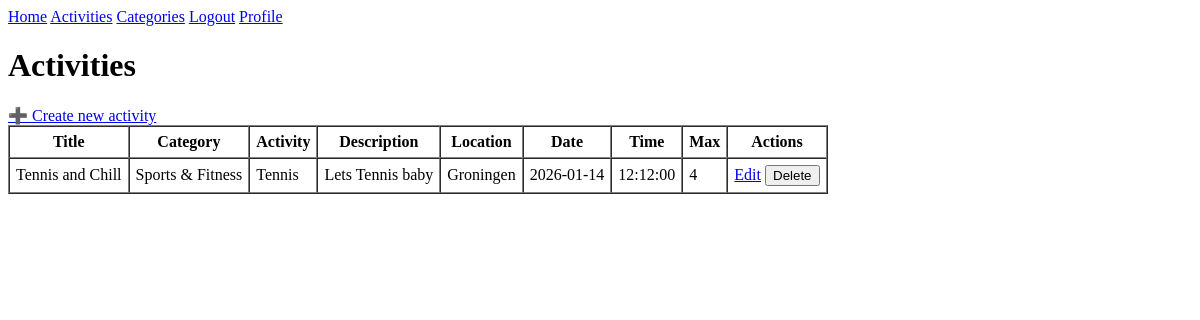
Page /activities (signed in) on the earlier database version.
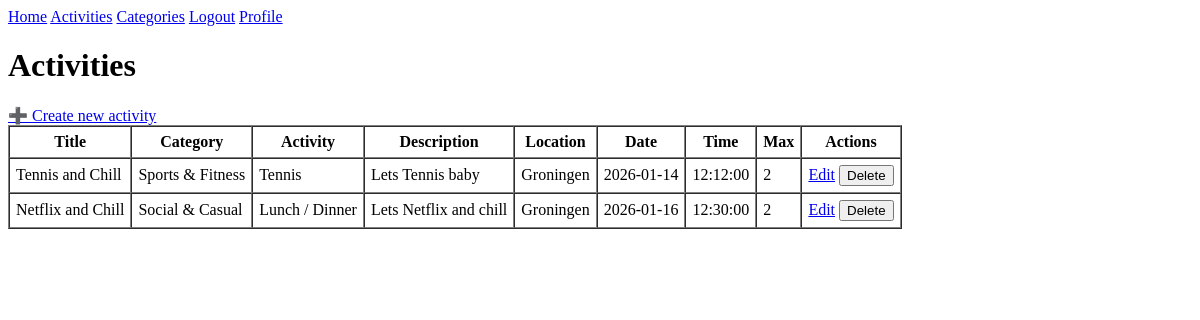
Same page on the later database version.
### app/models.py (models this page shows, shortened)
class Activity(db.Model):
    __tablename__ = 'activities'
    id = db.Column(db.Integer, primary_key=True)
    title = db.Column(db.String(200), nullable=False)
    description = db.Column(db.Text)
    location = db.Column(db.String(255), nullable=False)
    activity_date = db.Column(db.Date, nullable=False)
    activity_time = db.Column(db.Time, nullable=False)
    max_participants = db.Column(db.Integer, default=10)
    creator_id = db.Column(db.Integer, db.ForeignKey('users.id'), nullable=False)
    category_id = db.Column(db.Integer, db.ForeignKey('categories.id'), nullable=False)
    activity_type_id = db.Column(db.Integer, db.ForeignKey('activity_types.id'), nullable=False)
    created_at = db.Column(db.DateTime, default=datetime.now(timezone.utc))
    updated_at = db.Column(db.DateTime, default=datetime.now(timezone.utc), onupdate=datetime.now(timezone.utc))
    def get_category(self):
        return Category.query.get(self.category_id)
    def get_activity_type(self):
        return ActivityType.query.get(self.activity_type_id)

class Category(db.Model):
    __tablename__ = 'categories'
    id = db.Column(db.Integer, primary_key=True)
    name = db.Column(db.String(100), unique=True, nullable=False)
    description = db.Column(db.Text)
    created_at = db.Column(db.DateTime, default=datetime.now(timezone.utc))
    activity_types = db.relationship('ActivityType', backref='category', lazy='dynamic')

class ActivityType(db.Model):
    __tablename__ = 'activity_types'
    id = db.Column(db.Integer, primary_key=True)
    name = db.Column(db.String(100), nullable=False)
    category_id = db.Column(db.Integer, db.ForeignKey('categories.id'), nullable=False)
    created_at = db.Column(db.DateTime, default=datetime.now(timezone.utc))
    __table_args__ = (
        db.UniqueConstraint('name', 'category_id', name='unique_type_per_category'),
    )

### app/routes.py (the view)
@app.route("/activities")
@login_required
def activities():
    activities = Activity.query.all()
    return render_template("activities.html", activities=activities)

### app/models.py (called while the page is built)
@login.user_loader
def load_user(id):
    return db.session.get(Users, int(id))

### app/templates/activities.html
{% extends "base.html" %}
{% block content %}
<h1>Activities</h1>
<a href="{{ url_for('create_activity') }}">➕ Create new activity</a>
{% if activities %}
<table border="1" cellpadding="6" cellspacing="0">
    <thead>
        <tr>
            <th>Title</th>
            <th>Category</th>
            <th>Activity</th>
            <th>Description</th>
            <th>Location</th>
            <th>Date</th>
            <th>Time</th>
            <th>Max</th>
            <th>Actions</th>
        </tr>
    </thead>
    <tbody>
        {% for activity in activities %}
        <tr>
            <td>{{ activity.title }}</td>
            <td>{{ activity.get_category().name if activity.get_category() else "-" }}</td>
            <td>{{ activity.get_activity_type().name if activity.get_activity_type() else "-" }}</td>
            <td>{{ activity.description}}</td>
            <td>{{ activity.location }}</td>
            <td>{{ activity.activity_date }}</td>
            <td>{{ activity.activity_time }}</td>
            <td>{{ activity.max_participants }}</td>
            <td>
                <a href="{{ url_for('edit_activity', id=activity.id) }}">Edit</a>
                <form method="POST"
                      action="{{ url_for('delete_activity', id=activity.id) }}"
                      style="display:inline;">
                    <button type="submit">Delete</button>
                </form>
            </td>
        </tr>
        {% endfor %}
    </tbody>
</table>
{% else %}
<p>No activities yet.</p>
{% endif %}
{% endblock %}

### app/templates/base.html (shortened to what this page needs)
<!DOCTYPE html>
<html lang="en">
<head>
    <link rel="stylesheet" href="{{ url_for('static', filename='css/style.css') }}">
</head>
<body>
<nav>
    <a href="/">Home</a>
    <a href="/activities">Activities</a>
    <a href="/categories">Categories</a>
    {% if current_user.is_anonymous %}
      <a href="{{ url_for('login') }}">Login</a>
      <a href="/register">Register</a>
      {% else %}
      <a href="{{ url_for('logout') }}">Logout</a>
      <a href="{{url_for('profile')}}">Profile</a>
      {% endif %}
</nav>
<main>
    {% block content %}
    {% endblock %}
</main>
</body>
</html>

Differences in the rows shown:
changed Activity "Tennis and Chill": max_participants "4" → "2"
added Activity: title "Netflix and Chill", get_category "Social & Casual", get_activity_type "Lunch / Dinner", description "Lets Netflix and chill", location "Groningen", activity_date "2026-01-16", activity_time "12:30:00", max_participants "2"
